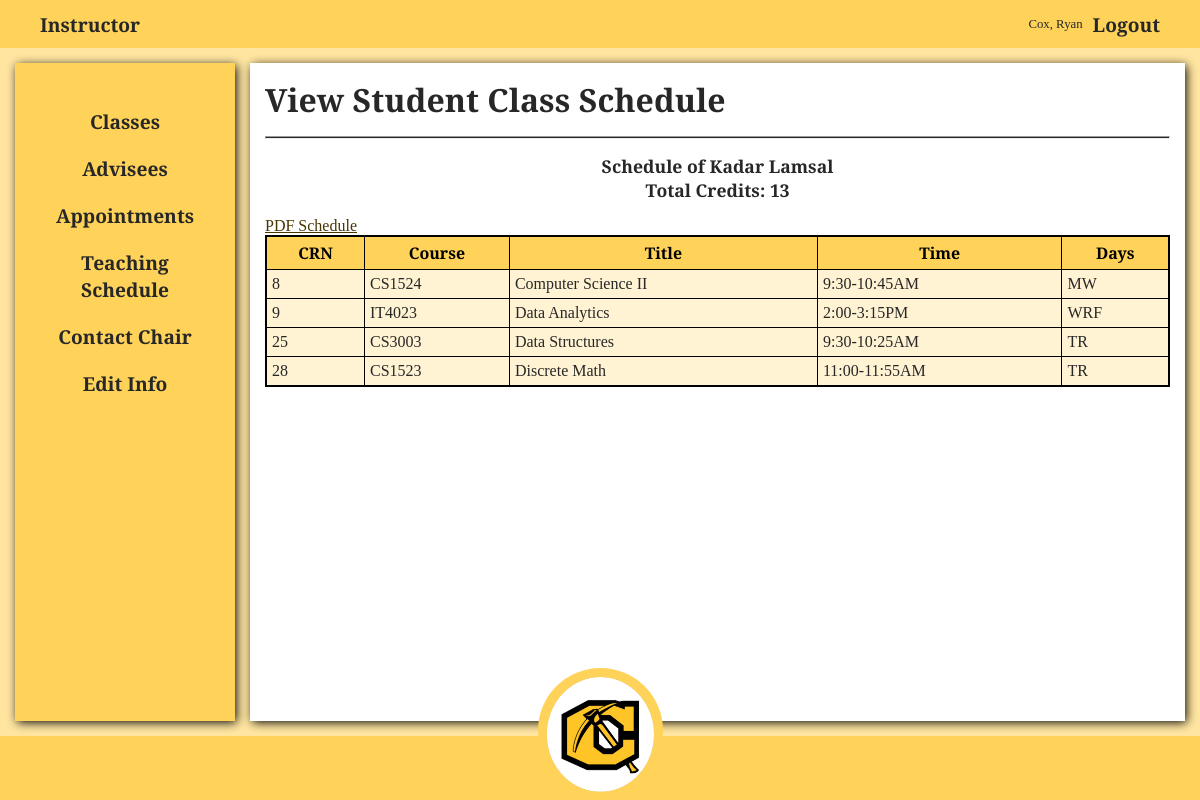
Page /user.php?feature=view_schedule&student_id=1 (signed in) on the committed database.
### tables this page shows
CREATE TABLE `Faculty_Staff` (
  `faculty_id` int(11) NOT NULL,
  `faculty_firstname` varchar(50) NOT NULL,
  `faculty_lastname` varchar(50) NOT NULL,
  `faculty_email` varchar(50) NOT NULL,
  `faculty_phone` char(14) NOT NULL,
  `role` int(11) NOT NULL,
  `faculty_username` varchar(100) NOT NULL,
  `faculty_password` varchar(255) NOT NULL,
  `faculty_active` bit(1) NOT NULL DEFAULT b'1',
  `room_id` int(11) NOT NULL
);

CREATE TABLE `Student` (
  `student_id` int(11) NOT NULL,
  `student_firstname` varchar(50) NOT NULL,
  `student_lastname` varchar(50) NOT NULL,
  `student_email` varchar(50) NOT NULL,
  `classification` varchar(9) NOT NULL,
  `PIN` int(11) NOT NULL,
  `student_username` varchar(100) NOT NULL,
  `student_password` varchar(255) NOT NULL,
  `student_active` bit(1) NOT NULL DEFAULT b'1',
  `major_id` int(11) NOT NULL,
  `faculty_id` int(11) NOT NULL
);

CREATE TABLE `Enrollment` (
  `student_id` int(11) NOT NULL,
  `class_id` int(11) NOT NULL
);

CREATE TABLE `Course` (
  `course_id` int(11) NOT NULL,
  `course_name` varchar(50) NOT NULL,
  `credits` int(11) NOT NULL,
  `course_number` int(11) NOT NULL,
  `major_id` int(11) NOT NULL
);

CREATE TABLE `Class` (
  `class_id` int(11) NOT NULL,
  `days` char(4) NOT NULL,
  `minutes` int(11) NOT NULL,
  `time_id` int(11) NOT NULL,
  `room_id` int(11) NOT NULL,
  `course_id` int(11) NOT NULL,
  `faculty_id` int(11) NOT NULL
);

### includes/database/connect.php (called while the page is built, shortened)
<?php
$conn = mysqli_connect(D_LOCATION,D_USERNAME,D_PASSWORD,D_DATABASE);
function query($sql,$types,$params){
    global $conn;
    $stmt = mysqli_stmt_init($conn);
    if(!mysqli_stmt_prepare($stmt,$sql)){
        die("SQL SYNTAX ERROR: " . mysqli_error($conn));
    }
    mysqli_stmt_bind_param($stmt,$types,...$params);
    $exec = mysqli_stmt_execute($stmt);
    $result = mysqli_stmt_get_result($stmt);
    return $result;
}
function query_one($sql,$types,$params){
    $result = query($sql,$types,$params);
    $row = mysqli_fetch_assoc($result);
    return clean_array($row);
}
function query_many($sql,$types,$params){
    $result = query($sql,$types,$params);
    $array = [];
    while($row = mysqli_fetch_assoc($result)){
        $array[] = clean_array($row);
    }
    return $array;
}
?>

### includes/database/queries_get_one_by.php (called while the page is built, shortened)
<?php
function get_student_by_id($id){
    $sql = "
        SELECT
            Student.*,
			Major.*,
            CONCAT(student_lastname,', ',student_firstname) as full_name,
            CONCAT(faculty_lastname,', ',faculty_firstname) as advisor
        FROM Student
        INNER JOIN Major
            ON Major.major_id = Student.major_id
        INNER JOIN Faculty_Staff
            ON Faculty_Staff.faculty_id = Student.faculty_id
        WHERE student_id = ?
            AND student_active = 1
    ";
    return query_one($sql,"s",[$id]);
}
function get_faculty_by_id($id){
    $sql = "
        SELECT
            Faculty_Staff.*,
            CONCAT(faculty_lastname,', ',faculty_firstname) as full_name,
            CONCAT(Room.building,' ',Room.room_number) as room
        FROM Faculty_Staff
        INNER JOIN Room
            ON Room.room_id = Faculty_Staff.room_id
        WHERE faculty_id = ?
            AND faculty_active = 1
    ";
    return query_one($sql,"s",[$id]);
}
function get_credits_by_student($student_id){
    $sql = "
        SELECT
            SUM(credits) as credits
        FROM Enrollment
        LEFT JOIN Student
            ON Student.student_id = Enrollment.student_id
        INNER JOIN Class
            ON Class.class_id = Enrollment.class_id
        INNER JOIN Course
            ON Course.course_id = Class.course_id
        WHERE Student.student_id = ?
        GROUP BY Student.student_id;
    ";
    $row = query_one($sql,"s",[$student_id]);
    return (int)$row["credits"];
}
?>

### includes/authentication/all.php (called while the page is built, shortened)
<?php
function is_logged_in(){
    return isset($_SESSION["id"]) && isset($_SESSION["role"]);
}
function is_faculty($role){
    switch($role){
        case ADMIN:
        case CHAIR:
        case INSTRUCTOR:
        case SECRETARY:
            return true;
    }
}
function authenticate(){
    $user = false;
    if($_SESSION["role"] === STUDENT)
        $user = get_student_by_id($_SESSION["id"]);
    else if(is_faculty($_SESSION["role"]))
        $user = get_faculty_by_id($_SESSION["id"]);
    return $user;
}
?>

### includes/functions/all.php (called while the page is built, shortened)
<?php
function clean_array($array){
    $clean = [];
    foreach($array as $key=>$value){
        $clean[$key] = htmlspecialchars($value);
    }
    return $clean;
}
function get_role_name($role){
    switch($role){
        case INSTRUCTOR: return "Instructor";
    }
}
?>

### users/links/instructor.php (called while the page is built)
<?php
$links = ['list_classes'=>"Classes",'list_advisees'=>"Advisees","view_appointments"=>"Appointments", 'teaching_schedule'=>"Teaching Schedule",
		'contact_chair'=>"Contact Chair",'edit_info'=>"Edit Info"];
?>

### includes/database/queries_get_many_by.php (called while the page is built, shortened)
<?php
function get_classes_by_student($student_id){
    $sql = "
        SELECT
            Enrollment.class_id,
            Course.course_name,
	    Course.course_id,
            CONCAT(Major.short_name, Course.course_number) as course_title,
            CONCAT(Faculty_Staff.faculty_lastname,', ',Faculty_Staff.faculty_firstname) as instructor,
            CONCAT(Faculty_Staff.faculty_lastname,', ',SUBSTR(Faculty_Staff.faculty_firstname,1,1)) as instructor_short,
	        CONCAT(DATE_FORMAT(time_,'%l:%i-'), DATE_FORMAT(DATE_ADD(ADDTIME(TIMESTAMP(CURRENT_DATE),time_), INTERVAL minutes minute),'%l:%i%p')) as time,
            days,
            credits,
            CONCAT(building, ' ', room_number) as room,
            room_number,
            building
        FROM Enrollment
        INNER JOIN Class
            ON Class.class_id = Enrollment.class_id
        INNER JOIN Course
            ON Course.course_id = Class.course_id
        INNER JOIN Faculty_Staff
            ON Faculty_Staff.faculty_id = Class.faculty_id
        INNER JOIN Timeslot
            ON Timeslot.time_id = Class.time_id
        INNER JOIN Major
            ON Major.major_id = Course.major_id
        INNER JOIN Room
            ON Room.room_id = Class.room_id
        WHERE Enrollment.student_id = ?
        ORDER BY Enrollment.class_id
    ";
    return query_many($sql, "s", [$student_id]);
}

### users/features/view_schedule.php (the view, shortened to what this page needs)
<?php
$student_id = isset($_GET["student_id"])? $_GET["student_id"] : "";
$student = get_student_by_id($student_id);
?>
<?php $classes = get_classes_by_student($student["student_id"]) ?>
<h1>View Student Class Schedule</h1>
<hr>
<div class="who">
<?php if(!isset($user["student_id"])): ?>
    <h3>Schedule of <?= $student["student_firstname"] ?> <?= $student["student_lastname"] ?></h3>
<?php endif ?>
<?php $total_credits = get_credits_by_student($student["student_id"]); ?>
    <h3>Total Credits: <?= $total_credits ?></h3>
</div>
<a target="_blank" href="student_schedule.php?student_id=<?= $student["student_id"] ?>">PDF Schedule</a>
<div class="div-table">
    <table>
    <tr>
            <th>CRN</th>
            <th>Course</th>
            <th>Title</th>
            <th>Time</th>
            <th>Days</th>
        </tr>
        <?php foreach($classes as $class): ?>
            <tr class="row">
                <td><?= $class["class_id"] ?></td>
                <td><?= $class["course_title"] ?></td>
                <td><?= $class["course_name"] ?></td>
                <td><?= $class["time"] ?></td>
                <td><?= $class["days"] ?></td>
            </tr>
        <?php endforeach; ?>
    </table>
</div>

### partials/user/header.php (shortened to what this page needs)
<!DOCTYPE html>
<html lang="en">
<head>
    <link rel="stylesheet" href="css/user.css">
    <link rel="stylesheet" href="css/input.css">
    <link rel="stylesheet" href="css/table.css">
    <link rel="stylesheet" href="css/search_form.css">
    <link rel="stylesheet" href="css/forms.css">
</head>
<body>
    <header>
        <div class="brand">
            <a class="mainlink" href="user.php"><?= get_role_name($role) ?></a>
        </div>
        <nav class="main-nav">
            <p><?= $user["full_name"] ?></p>
            <a class="mainlink logout" href="logout.php">Logout</a>
        </nav>
    </header>
    <div class="aside">
        <div class="aside-content">
            <?php require("users/links/choose.php") ?>
        </div>
    </div>
        <?php require("users/links/choose.php") ?>
    <main>
        <div class="main-content">

### users/links/choose.php (shortened to what this page needs)
<?php
switch($role){
	case INSTRUCTOR:
		require_once('users/links/instructor.php');
		break;
}
?>
<?php foreach($links as $link=>$name): ?>
	<a class="mainlink" href="user.php?feature=<?= $link ?>"><?= $name ?></a>
<?php endforeach; ?>

### user.php (shortened to what this page needs)
<?php
require_once("includes/all.php");
$user = authenticate();
$role = isset($user["role"])? (int)$user["role"] : STUDENT;
require_once("partials/user/header.php");
require_once("users/links/choose.php");
$feature = "";
if(isset($_GET["feature"])){
	$feature = $_GET["feature"];
}
$file = "users/features/{$feature}.php";
if(file_exists($file)){
	require_once($file);
} else{
	require_once("users/features/default.php");
}
require_once("partials/user/footer.php");
?>

### partials/user/footer.php (shortened to what this page needs)
</div>
</main>
<footer class="footer">
        <div class="box2"><img class="logo" src="images/design_logo.png" alt="Logo Text"></div>
</footer>
</body>
</html>

### css/user.css (style rules this page uses)
:root { --dark-yellow: #ffd359; --darkest-yellow: #493502; --light-yellow: #ffe5a0; --lightest-yellow: #fff3d3; --nav: #ffffcc; --text-color: rgb(39, 39, 39); --shadow: black 0.1em 0.15em 0.6em; --animation-time: 0.35s; --transform-position: 15px; }
body { color: var(--text-color); }
* { box-sizing: border-box; padding: 0; margin: 0; }
html { background-color: var(--light-yellow); }
body, html { height: 100%; overflow-x: hidden; }
body { font-family: 'Merriweather', serif; }
body { display: grid; width: 100vw; grid-template-areas: 'header header' 'side main' 'footer footer'; grid-template-rows: 48px 1fr 64px; grid-template-columns: 250px 1fr; }
main { position: relative; }
main h1 { position: relative; width: 100%; animation-name: come-down; animation-duration: var(--animation-time); animation-iteration-count: 1; }
main hr { animation-name: spread-out; animation-duration: var(--animation-time); animation-iteration-count: 1; margin: 15px 0; height: 3px; background-color: var(--text-color); }
.div-table, .form-content { animation-name: come-up; animation-duration: var(--animation-time); animation-iteration-count: 1; }
header { grid-area: header; background-color: var(--dark-yellow); padding-left: 30px; padding-right: 30px; font-size: 1.2rem; display: flex; justify-content: space-between; align-items: center; position: fixed; left: 0; top: 0; width: 100vw; height: 48px; z-index: 105; }
.main-nav { display: flex; flex-direction: row; align-items: center; }
.main-nav > p { font-size: 0.8rem; }
.aside { grid-area: side; padding: 15px; }
.aside-content { box-shadow: var(--shadow); flex-direction: column; display: flex; align-items: center; padding: 15px; padding-top: 35px; background-color: var(--dark-yellow); width: 100%; height: 100%; }
main { background-color: var(--light-yellow); grid-area: main; padding: 15px; padding-left: 0; }
.main-content { width: 100%; height: 100%; background-color: white; padding: 15px; position: relative; box-shadow: var(--shadow); }
footer { grid-area: footer; background-color: var(--dark-yellow); padding-left: 30px; padding-right: 30px; font-size: 1.2rem; display: flex; justify-content: space-between; align-items: center; position: relative; }
.box2 { position: absolute; top: calc(50% - 100px); left: calc(50% - 62.5px); height: 125px; width: 125px; border-radius: 50%; border: 8px solid var(--dark-yellow); border-bottom: none; background-color: var(--dark-yellow); padding: 0; z-index: 1; }
.logo { height: 100%; width: 100%; }
.mainlink, .aside-content > a { color: var(--text-color); text-decoration: none; font-weight: 700; font-size: 1.2rem; text-align: center; }
.mainlink, .aside-content > a { padding: 10px; text-decoration: none; position: relative; transition: all 0.6s ease-in; transition-timing-function: cubic-bezier(0.19, 0.715, 0.2, 1.395); overflow: hidden; display: block; }
.mainlink:before, .aside-content > a:before { z-index: 1; transition: inherit; content: ''; width: 90%; height: 4px; position: absolute; left: 5%; bottom: 4px; background-color: var(--text-color); transform: translateY(210%); }

### css/table.css (style rules this page uses)
.div-table { overflow-x: auto; width: 100%; }
main a { color: var(--darkest-yellow); }
.div-table { border: 1px solid black; background-color: var(--lightest-yellow); }
.div-table table { width: 100%; border: 1px solid black; border-collapse: collapse; background-color: white; }
.div-table .row { background-color: var(--lightest-yellow); z-index: 100; }
.div-table table { position: relative; }
.div-table tr:nth-child(1) { background-color: var(--dark-yellow); color: black; }
.div-table td, .div-table th { padding: 5px; border: 1px solid black; }

### css/forms.css (style rules this page uses)
.who { margin: 15px 0; }
.who > * { font-size: 1.1rem; text-align: center; }

### rows in the picture
faculty_staff: role "Instructor"
student: student_firstname "Kadar", student_lastname "Lamsal"
enrollment: class "8", course_title "CS1524", course.course_name "Computer Science II", time "9:30-10:45AM", class.days "MW"
enrollment: class "9", course_title "IT4023", course.course_name "Data Analytics", time "2:00-3:15PM", class.days "WRF"
enrollment: class "25", course_title "CS3003", course.course_name "Data Structures", time "9:30-10:25AM", class.days "TR"
enrollment: class "28", course_title "CS1523", course.course_name "Discrete Math", time "11:00-11:55AM", class.days "TR"

### other values in the picture
$user["full_name"] "Cox, Ryan"
$name "Classes"
$name "Advisees"
$name "Appointments"
$name "Teaching Schedule"
$name "Contact Chair"
$name "Edit Info"
$total_credits "13"
